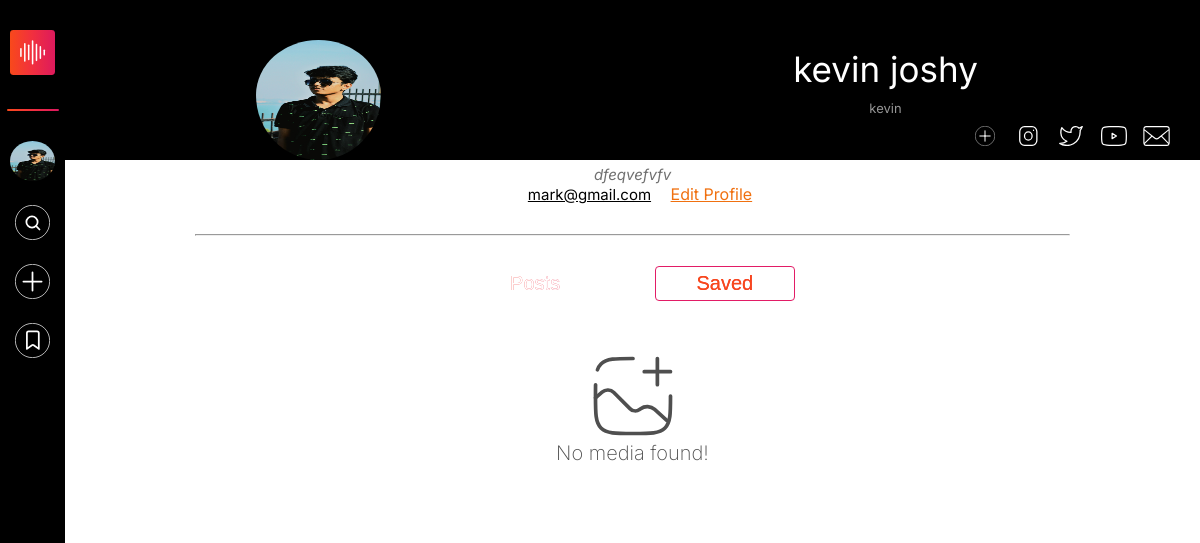
The app's page /profile/kevin/, older data.
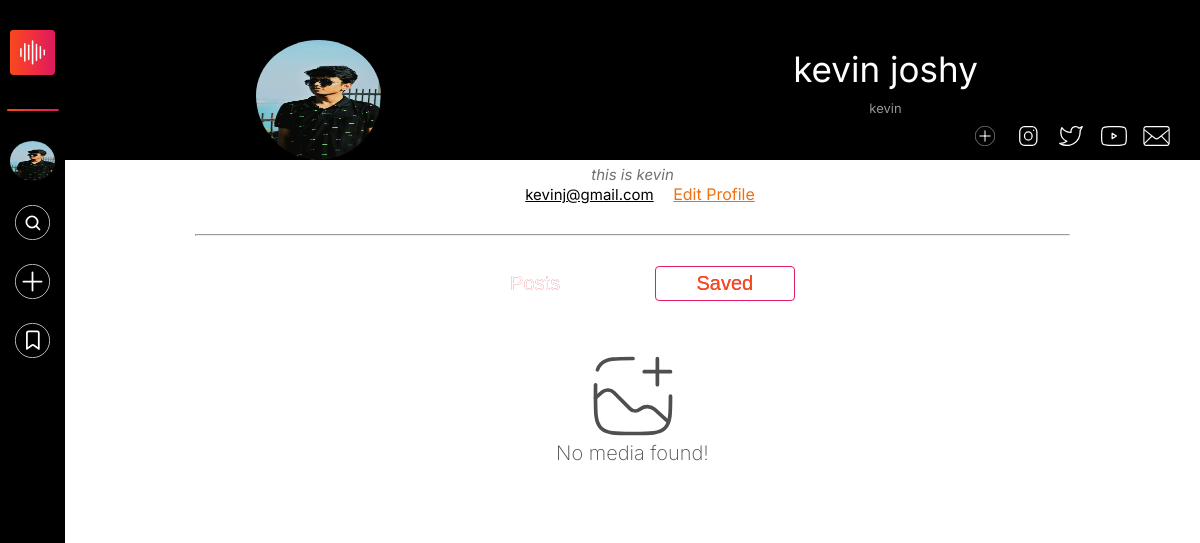
The same page, newer data.
### users/models.py (models this page shows, shortened)
class profiledatadb(models.Model):
    username=models.CharField(primary_key=True,max_length=15,unique=True)
    password = models.CharField(max_length=15)
    firstname=models.CharField(max_length=30)
    lastname=models.CharField(max_length=30)
    email = models.EmailField()
    profile_picture = models.ImageField(upload_to='Media/', blank=True, null=True, default='media/default_profile_picture.jpg')
    user_bio=models.TextField()
    phone=models.IntegerField(null=True)
    timestamp=models.DateTimeField(auto_now_add=True,null=True)

### users/views.py (the view)
# urls.py: path('profile/<str:username>/', views.profile, name='profile'),
def profile(request,username):
    try:
        user = profiledatadb.objects.get(username=username)
    except profiledatadb.DoesNotExist:
        user = None
    return render(request, 'profile-fpv.html', {'user': user})

### templates/profile-fpv.html (shortened to what this page needs)
{% extends 'base.html' %}
{% load static %}
{% block additional_css %}
<link rel="stylesheet" href="{% static 'css/profile-page-style.css' %}">
{% endblock %}
{% block content %}
<div class="header">
    {% if user %}
    <img src= '{{user.profile_picture.url}}'alt="" class="imgcenter" width="90px" height="120px"/>
    <p id="profile-name">{{ user.firstname }}<span>  </span>{{ user.lastname }}</p>
    <p id="user-name-id"><span class="username">{{ user.username }}</span></p>
<div class="socials">
    <a href="{% url 'upload' %}"><img src="{% static 'images/upload-white.svg' %}" alt="" height="20px" width="20px"></a>
    <a href=""><img src="{% static 'images/instagram.svg' %}" alt="" height="20px" width="20px"></a>
    <a href=""><img src="{% static 'images/twitter.svg' %}" alt="" height="20px" width="20px"></a>
    <a href=""><img src="{% static 'images/youtube.svg' %}" alt="" height="20px" width="20px"></a>
    <a href=""><img src="{% static 'images/mail.svg' %}" alt="" height="20px" width="20px"></a>
</div>
</div>
<div class="body">
<p id="desc">
    {{ user.user_bio }}
</p>
<a href="" class="mailbio">{{ user.email }}</a>
{% endif %}
<a href="{% url 'editprofile' %}" style="color: rgb(240, 112, 15);">Edit Profile</a>
<hr style="margin: 30px;">
<div class="buttons">
    <input onclick="displayposts()" type="button" class="profile-content-buttons" value="Posts" id="postbutton">
    <input onclick="displaysaved()" type="button" class="profile-content-buttons" value="Saved" id="savedbutton">
</div>
<div id="profile-content-controller-nomedia" style="display: block;">{% include 'content-404.html'  %}</div>
<div id="profile-content-controller-posts" style="display: none;">{% include 'posts.html'  %}</div>
<div id="profile-content-controller-saved" style="display: none;">{% include 'saved.html'  %}</div>
</div>
{% endblock %}

### templates/base.html (shortened to what this page needs)
{% load static %}
<!DOCTYPE html>
<html lang="en">
<head>
    <link rel="stylesheet" href="{% static 'css/base-file.css' %}">
    {% block additional_css %}{% endblock %}
</head>
<body>
    <div class="main-docker">
        <div class="nav-section-web">
            <nav class="navigation-controlling-deck">
                <a href="#"><img class="navbar-control-icons" id="navbar-main-logo" src="{% static 'images/Sounz_logo.svg' %}" alt="Sounz logo"></a>
                <div id="nav-separator"></div>
                <a href="{% url 'my-profile' %}"><img class="navbar-control-icons" id="navbar-user-profile-pic" src="{{user.profile_picture.url}}" alt="" width="10px" height="40px"></a>
                <a href="#"><img id="search-icon" class="navbar-control-icons" src="{% static 'images/Search button.svg' %}" alt="Search icon"></a>
                <a href="#"><img class="navbar-control-icons" src="{% static 'images/upload-white.svg' %}" alt="Upload icon"></a>
                <a href="{% url 'nav-saved' %}"><img class="navbar-control-icons" src="{% static 'images/save.svg' %}" alt="Save icon"></a>
            </nav>
        </div>
        <div class="export-htmls">
            {% block content %}
            {% endblock %}
        </div>
    </div>
</body>
</html>

### templates/content-404.html
{% load static %}
<head>
    <link rel="stylesheet" href="{% static 'css/content-404.css' %}">
</head>
<body>
    <div class="q2f8hd-k">
        <img src="{% static 'images/no-media.svg' %}" alt="no media found" class="ylrfzf59">
        <p class="a8gjb7i15">No media found!</p>
    </div>
</body>

### templates/posts.html (shortened to what this page needs)
{% load static %}
<head>
    <link rel="stylesheet" href="{% static 'css/profile-posts-style.css' %}">
</head>

### templates/saved.html (shortened to what this page needs)
{% load static %}
<head>
    <link rel="stylesheet" href="{% static 'css/profile-posts-style.css' %}">
</head>

### static/css/base-file.css (style rules this page uses)
html, body { margin: 0; padding: 0; height: 100%; font-family: "Inter", sans-serif; font-optical-sizing: auto; font-weight: normal; font-style: normal; font-variation-settings: "slnt" 0; }
.main-docker { min-height: 100%; display: flex; flex-direction: row; }
.nav-section-web { width: fit-content; background-color: black; position: fixed; top: 0; height: 100%; max-width: 65px; }
nav { display:flex; flex-direction: column; flex-wrap: wrap; align-items: center; padding: 20px 0 60px 0; }
img.navbar-control-icons { width: 35px; padding: 0 10px; margin: 10px 0; cursor: pointer; }
img#navbar-main-logo { width: 45px; }
img#navbar-user-profile-pic { width: 45px; border-radius: 50%; }
#nav-separator { width: 80%; margin: 20px 0; height: 2px; border-radius: 10px; background-image: linear-gradient(90deg, rgba(248, 73, 27, 1) 0%, rgba(241, 47, 63, 1) 50%, rgba(220, 24, 96, 1) 100%); }
.export-htmls { flex: 1; padding-left: 65px; width: 100%; }

### static/css/profile-page-style.css (style rules this page uses)
.imgcenter { margin-left: auto; margin-right: auto; width: 125px; border-radius: 50%; }
.header { background-color: #000; color: #fff; text-align: center; height: 300px; width: 100%; display: flex; flex-direction: column; justify-content: flex-end; align-items: center; flex-wrap: wrap; }
p#profile-name { margin: 0px; font-size: 35px; padding: 10px; }
p#user-name-id { margin: 0; color: #969696; }
.socials { margin-left: auto; padding: 10px; }
.body { text-align: center; padding: 5px 10%; }
p#desc { color: #707070; font-size: 15px; font-style: italic; }
.mailbio { padding: 15px; font-size: 15px; color: black; }
.profile-content-buttons { padding: 10px 24px; margin: 0 20px; background-image: linear-gradient(90deg, rgba(248, 73, 27, 1) 0%, rgba(241, 47, 63, 1) 50%, rgba(220, 24, 96, 1) 100%); -webkit-background-clip: text; background-clip: text; color: transparent; border: 1px solid rgba(226, 28, 102, 1); border-radius: 10px; font-size: 20px; width: 15%; min-width: fit-content; cursor: pointer; }

### static/css/content-404.css (style rules this page uses)
body { margin: 0; padding: 0; }
.q2f8hd-k { width: 100%; background-color: white; display: flex; flex-direction: column; justify-content: center; align-items: center; flex-wrap: wrap; padding: 50px 0; }
.ylrfzf59 { width: 90px; margin: 0; }
.a8gjb7i15 { color: #4f4f4f; font-size: 20px; font-weight: 200; padding: 0; }

### static/css/profile-posts-style.css (style rules this page uses)
.imgcenter { display: block; margin-left: auto; margin-right: auto; padding-top: 10px; }
.header { background-color: #000; color: #fff; text-align: center; height: 160px; width: 100%; }
p { margin: 0px; font-size: small; }
.socials { float: right; padding-top: 10px; margin-right: 10px; }
.body { position: relative; text-align: center; padding-left: 100px; padding-right: 100px; padding-top: 5px; }
.mailbio { padding-top: 5px; }
#postbutton { margin-right: 25px; padding: 5px 24px; background-image: linear-gradient(90deg,rgba(248,73,27,1) 0%, rgba(241,47,63,1) 50%,rgba(220,24,96,1) 100%); border: none; color: white; border-radius: 4px; }
#savedbutton { margin-right: 25px; padding: 5px 24px; background-color: #fff; border-color: rgba(226, 28, 102, 1); color: rgba(248, 73, 27, 1); border-radius: 4px; }

Row changes from the older to the newer data that the page shows:
changed profiledatadb "kevin": user_bio "dfeqvefvfv" → "this is kevin"; email "mark@gmail.com" → "kevinj@gmail.com"
